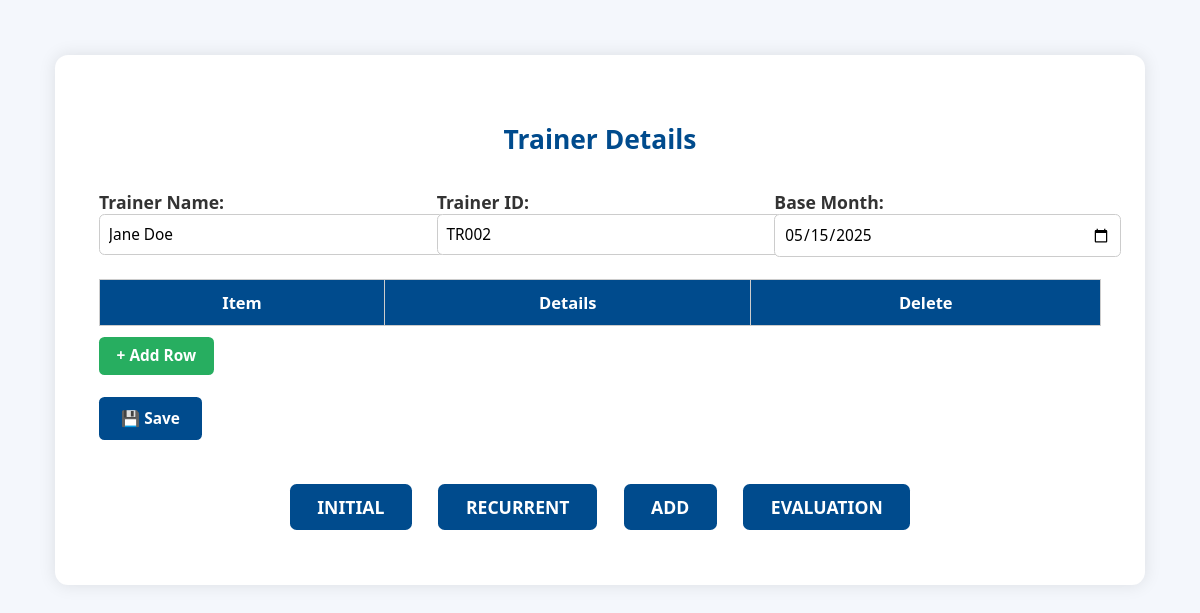
Screenshot of /trainer/TR002 with the database file from the repository.
### tables this page shows
CREATE TABLE trainers (
    id INTEGER PRIMARY KEY AUTOINCREMENT,
    name TEXT NOT NULL,
    trainer_id TEXT NOT NULL UNIQUE,
    base_month TEXT NOT NULL,
    initial TEXT,
    recurrent TEXT,
    add_course TEXT,
    evaluate TEXT
);

### app.py (the view, shortened to what this page needs)
@app.route("/trainer/<trainer_id>", methods=["GET", "POST"])
def trainer_detail(trainer_id):
    conn = sqlite3.connect("database.db")
    conn.row_factory = sqlite3.Row
    c = conn.cursor()
    trainer = c.execute("SELECT * FROM trainers WHERE trainer_id = ?", (trainer_id,)).fetchone()
    records = c.execute("SELECT item, detail FROM trainer_details WHERE trainer_id = ?", (trainer_id,)).fetchall()
    conn.close()
    return render_template("ast/trainer_detail.html", trainer=trainer, details=records)

### templates/ast/trainer_detail.html (shortened to what this page needs)
<!DOCTYPE html>
<html lang="en">
<head>
    <link rel="stylesheet" href="{{ url_for('static', filename='style.css') }}">
</head>
<body>
    <div class="container">
        <h2>Trainer Details</h2>
        <form method="POST" action="{{ url_for('trainer_detail', trainer_id=trainer.id) }}">
            <div class="info-group">
                <div style="flex:1; margin-right: 10px;">
                    <label>Trainer Name:</label>
                    <input type="text" name="trainer_name" value="{{ trainer.name }}">
                </div>
                <div style="flex:1; margin-right: 10px;">
                    <label>Trainer ID:</label>
                    <input type="text" name="trainer_id" value="{{ trainer.trainer_id }}">
                </div>
                <div style="flex:1;">
                    <label>Base Month:</label>
                    <input type="date" name="base_month" value="{{ trainer.base_month }}">
                </div>
            </div>
            <table>
                <thead>
                    <tr>
                        <th>Item</th>
                        <th>Details</th>
                        <th>Delete</th>
                    </tr>
                </thead>
            </table>
            <button type="button" class="add-row-btn" onclick="addRow()">+ Add Row</button>
            <br>
            <button type="submit" class="save-btn">💾 Save</button>
        </form>
        <div class="button-group">
            <a href="{{ url_for('initial_page', trainer_id=trainer.id) }}" class="form-btn">INITIAL</a>
            <a href="{{ url_for('recurrent_page', trainer_id=trainer.id) }}" class="form-btn">RECURRENT</a>
            <a href="{{ url_for('add_qualification', trainer_id=trainer.id) }}" class="form-btn">ADD</a>
            <a href="{{ url_for('evaluation', trainer_id=trainer.id) }}" class="form-btn">EVALUATION</a>
        </div>
    </div>
</body>
</html>

### static/style.css (style rules this page uses)
body { font-family: 'Segoe UI', Tahoma, sans-serif; background-color: #f5f8fc; padding: 40px; margin: 0; color: #333; }
.container, .initial-container, .tcfoi-container, .qualification-container { max-width: 1000px; margin: auto; background-color: #fff; padding: 30px; border-radius: 10px; box-shadow: 0 0 12px rgba(0, 0, 0, 0.08); }
h2 { text-align: center; color: #004b8d; margin-bottom: 20px; }
button, input, select, textarea { font-size: 14px; padding: 8px 12px; border-radius: 6px; border: 1px solid #ccc; outline: none; font-family: 'Segoe UI', Tahoma, sans-serif; }
button { cursor: pointer; transition: background-color 0.3s ease, transform 0.1s ease; }
button.save-btn { background-color: #004b8d; color: white; border: none; }
button.add-row-btn { margin-top: 10px; background-color: #27ae60; color: white; border: none; }
table { width: 100%; border-collapse: collapse; margin-top: 20px; background-color: #fff; }
th, td { border: 1px solid #ccc; padding: 10px; text-align: center; }
th { background-color: #004b8d; color: white; font-size: 15px; }

### templates/ast/trainer_detail.html (style rules this page uses)
body { font-family: 'Segoe UI', sans-serif; background-color: #f4f7fc; padding: 50px; zoom: 1.1; }
.container { max-width: 1200px; margin: auto; background-color: white; padding: 40px; border-radius: 12px; box-shadow: 0 0 15px rgba(0, 0, 0, 0.1); }
h2 { text-align: center; color: #004b8d; margin-bottom: 30px; }
.info-group { display: flex; justify-content: space-between; margin-bottom: 20px; }
.info-group label { font-weight: bold; margin-right: 10px; }
input[type="text"], input[type="date"] { padding: 8px; width: 100%; border-radius: 5px; border: 1px solid #ccc; }
table { width: 100%; border-collapse: collapse; margin-top: 20px; }
th, td { border: 1px solid #ccc; padding: 10px; text-align: center; }
th { background-color: #004b8d; color: white; }
.add-row-btn { margin-top: 15px; background-color: #004b8d; color: white; padding: 8px 16px; border: none; border-radius: 5px; font-weight: bold; cursor: pointer; }
.save-btn { background-color: #28a745; color: white; padding: 10px 20px; border: none; border-radius: 5px; font-weight: bold; cursor: pointer; margin-top: 20px; }
.form-btn { display: inline-block; margin: 10px; padding: 10px 25px; background-color: #004b8d; color: white; border: none; border-radius: 6px; font-weight: bold; text-decoration: none; cursor: pointer; }
.button-group { text-align: center; margin-top: 30px; }

### rows the page displays
trainers: trainer_name "Jane Doe", trainer_id "TR002", base_month "05/15/2025"
